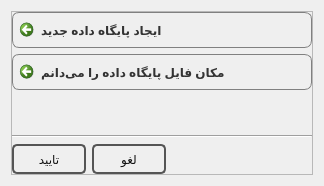
<?xml version="1.0" encoding="UTF-8"?>
<ui version="4.0">
 <class>DatabaseErrorManagementDialog</class>
 <widget class="QDialog" name="DatabaseErrorManagementDialog">
  <property name="geometry">
   <rect>
    <x>0</x>
    <y>0</y>
    <width>324</width>
    <height>186</height>
   </rect>
  </property>
  <property name="windowTitle">
   <string>مدیریت پایگاه داده</string>
  </property>
  <property name="layoutDirection">
   <enum>Qt::RightToLeft</enum>
  </property>
  <property name="styleSheet">
   <string notr="true"/>
  </property>
  <property name="modal">
   <bool>true</bool>
  </property>
  <layout class="QVBoxLayout" name="verticalLayout">
   <item>
    <widget class="QFrame" name="frame">
     <property name="styleSheet">
      <string notr="true">QPushButton{
color: #333;
border: 2px solid #555;
border-radius: 7px;
padding: 5px;
background: qradialgradient(cx: 0.3, cy: -0.4,
fx: 0.3, fy: -0.4,
radius: 1.35, stop: 0 #fff, stop: 1 #888);
min-width: 60px;
}

QPushButton:hover {
background: qradialgradient(cx: 0.3, cy: -0.4,
fx: 0.3, fy: -0.4,
radius: 1.35, stop: 0 #fff, stop: 1 #bbb);
}

QPushButton:pressed {
background: qradialgradient(cx: 0.4, cy: -0.1,
fx: 0.4, fy: -0.1,
radius: 1.35, stop: 0 #fff, stop: 1 #ddd);
}</string>
     </property>
     <property name="frameShape">
      <enum>QFrame::StyledPanel</enum>
     </property>
     <property name="frameShadow">
      <enum>QFrame::Raised</enum>
     </property>
     <layout class="QVBoxLayout" name="verticalLayout_3">
      <property name="leftMargin">
       <number>0</number>
      </property>
      <property name="topMargin">
       <number>0</number>
      </property>
      <property name="rightMargin">
       <number>0</number>
      </property>
      <property name="bottomMargin">
       <number>0</number>
      </property>
      <item>
       <layout class="QVBoxLayout" name="verticalLayout_2">
        <item>
         <widget class="QCommandLinkButton" name="btnCreateNewDb">
          <property name="styleSheet">
           <string notr="true">border: 1px solid gray;</string>
          </property>
          <property name="text">
           <string>ایجاد پایگاه داده جدید</string>
          </property>
          <property name="default">
           <bool>false</bool>
          </property>
         </widget>
        </item>
        <item>
         <widget class="QCommandLinkButton" name="btnOpenExistsDb">
          <property name="styleSheet">
           <string notr="true">border: 1px solid gray;</string>
          </property>
          <property name="text">
           <string>مکان فایل پایگاه داده را می‌دانم</string>
          </property>
          <property name="default">
           <bool>false</bool>
          </property>
         </widget>
        </item>
       </layout>
      </item>
      <item>
       <spacer name="verticalSpacer">
        <property name="orientation">
         <enum>Qt::Vertical</enum>
        </property>
        <property name="sizeHint" stdset="0">
         <size>
          <width>20</width>
          <height>22</height>
         </size>
        </property>
       </spacer>
      </item>
      <item>
       <widget class="Line" name="line">
        <property name="orientation">
         <enum>Qt::Horizontal</enum>
        </property>
       </widget>
      </item>
      <item>
       <layout class="QHBoxLayout" name="horizontalLayout">
        <item>
         <spacer name="horizontalSpacer">
          <property name="orientation">
           <enum>Qt::Horizontal</enum>
          </property>
          <property name="sizeHint" stdset="0">
           <size>
            <width>128</width>
            <height>20</height>
           </size>
          </property>
         </spacer>
        </item>
        <item>
         <widget class="QPushButton" name="btnCancel">
          <property name="sizePolicy">
           <sizepolicy hsizetype="Preferred" vsizetype="Maximum">
            <horstretch>0</horstretch>
            <verstretch>0</verstretch>
           </sizepolicy>
          </property>
          <property name="minimumSize">
           <size>
            <width>74</width>
            <height>30</height>
           </size>
          </property>
          <property name="styleSheet">
           <string notr="true">QPushButton{
color: #111;
border: 2px solid #555;
border-radius: 5px;

background: qradialgradient(cx: 0.4, cy: -0.1,
fx: 0.4, fy: -0.1,
radius: 1.35, stop: 0 #fff, stop: 1 #ddd);

min-width: 60px;
}

QPushButton:hover {
background: qradialgradient(cx: 0.3, cy: -0.4,
fx: 0.3, fy: -0.4,
radius: 1.35, stop: 0 #fff, stop: 1 #bbb);
}

QPushButton:pressed {
background: qradialgradient(cx: 0.3, cy: -0.4,
fx: 0.3, fy: -0.4,
radius: 1.35, stop: 0 #fff, stop: 1 #888);
}
</string>
          </property>
          <property name="text">
           <string>لغو</string>
          </property>
         </widget>
        </item>
        <item>
         <widget class="QPushButton" name="btnOk">
          <property name="sizePolicy">
           <sizepolicy hsizetype="Preferred" vsizetype="Maximum">
            <horstretch>0</horstretch>
            <verstretch>0</verstretch>
           </sizepolicy>
          </property>
          <property name="minimumSize">
           <size>
            <width>74</width>
            <height>30</height>
           </size>
          </property>
          <property name="styleSheet">
           <string notr="true">QPushButton{
color: #111;
border: 2px solid #555;
border-radius: 5px;

background: qradialgradient(cx: 0.4, cy: -0.1,
fx: 0.4, fy: -0.1,
radius: 1.35, stop: 0 #fff, stop: 1 #ddd);

min-width: 60px;
}

QPushButton:hover {
background: qradialgradient(cx: 0.3, cy: -0.4,
fx: 0.3, fy: -0.4,
radius: 1.35, stop: 0 #fff, stop: 1 #bbb);
}

QPushButton:pressed {
background: qradialgradient(cx: 0.3, cy: -0.4,
fx: 0.3, fy: -0.4,
radius: 1.35, stop: 0 #fff, stop: 1 #888);
}
</string>
          </property>
          <property name="text">
           <string>تایید</string>
          </property>
          <property name="default">
           <bool>true</bool>
          </property>
         </widget>
        </item>
       </layout>
      </item>
     </layout>
    </widget>
   </item>
  </layout>
 </widget>
 <resources/>
 <connections/>
</ui>
